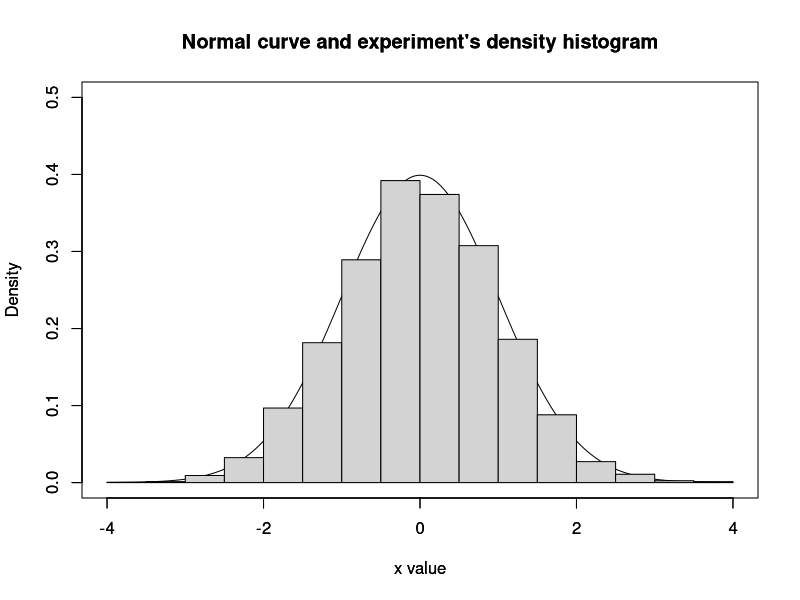

The R source for this figure:
n <- 20000;
experiment_count <- 5000;
means <- integer(experiment_count);

for (i in 1:experiment_count) {
  # remove comment from the distrib. you want to try
  #values <- rexp(n, rate = 3);
  # values <- rpois(n, lambda = 5);
  # values <- runif(n, min=1, max = 4)
  values <- rbinom(n, size=6, prob = 1/3)
  means[i] = mean(values);
}
x <- seq(-4, 4, by=0.00001)
hx <- dnorm(x)
plot(
  x, 
  hx, 
  type="l", 
  ylim=c(0,.5),
  xlim=c(-4,4), 
  xlab="x value",
  ylab="Density", 
  main="Normal curve and experiment's density histogram"
)
par(new = T)
hist(
  (means - mean(means)) / sd(means), # Standardizing -> (X - E(X)) / sqrt(Var(x))
  xlab="x value",
  ylab="Density",
  ylim=c(0,.5),
  xlim=c(-4,4),
  freq=F, 
  main="Normal curve and experiment's density histogram"
)